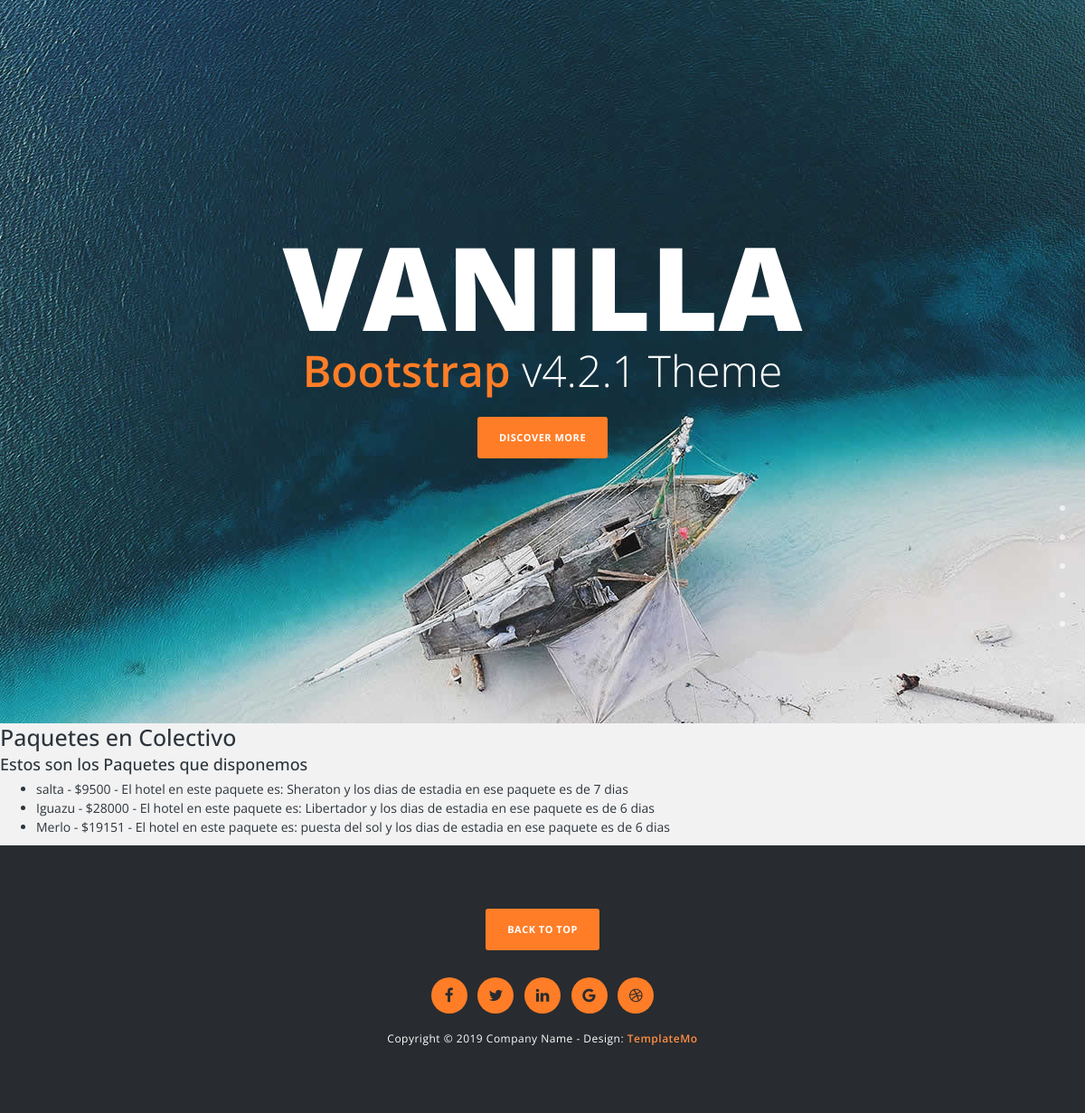
The page /viajes/paquete/ on the database its author committed.
### Appviajes/models.py (models this page shows, shortened)
class Paquete(models.Model):
    lugar_de_viaje = models.CharField(max_length=50)
    hotel_colectivo = models.CharField(max_length=50)
    precio= models.IntegerField()
    estadia = models.IntegerField()

### Appviajes/views.py (the view)
# urls.py: path("paquete/", paquetes, name="Paquetes"),
def paquetes(request):
    lista=Paquete.objects.all()
    return render(request,"paquetes.html", {"lista_paquetes":lista})

### Appviajes/template/paquetes.html
{% extends 'padre.html' %}
{% load static %}
{% block contenidoQueCambia %}
    <h1>Paquetes en Colectivo </h1>
    <h4>Estos son los Paquetes que disponemos</h4>
    <ul>
        {% for paquete in lista_paquetes %}
            <li>{{paquete.lugar_de_viaje}} - ${{paquete.precio}} - El hotel en este paquete es: {{paquete.hotel_colectivo}} y los dias de estadia en ese paquete es de {{paquete.estadia}} dias</li>
        {% endfor %}
    </ul>
{% endblock contenidoQueCambia %}

### Appviajes/static/css/hero-slider.css (style rules this page uses)
*, *::after, *::before { -webkit-box-sizing: border-box; -moz-box-sizing: border-box; box-sizing: border-box; }
html { font-size: 62.5%; }
body { font-family: "Open Sans", sans-serif; color: #2c343b; background-color: #f2f2f2; }

### Appviajes/static/css/templatemo-main.css (style rules this page uses)
body { position: relative; font-size: 14px; }
h4, .h4 { font-size: 18px; }
body:after { content: url(../img/close.png) url(../img/loading.gif) url(../img/prev.png) url(../img/next.png); display: none; }

### rows shown on the page
Paquete: lugar_de_viaje "salta", precio "9500", hotel_colectivo "Sheraton", estadia "7"
Paquete: lugar_de_viaje "Iguazu", precio "28000", hotel_colectivo "Libertador", estadia "6"
Paquete: lugar_de_viaje "Merlo", precio "19151", hotel_colectivo "puesta del sol", estadia "6"
